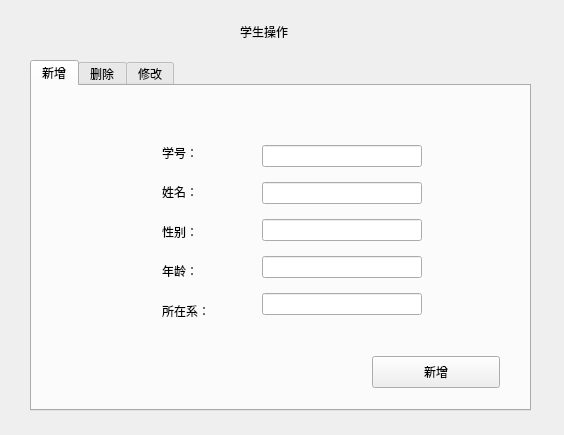
<?xml version="1.0" encoding="UTF-8"?>
<ui version="4.0">
 <class>stu_set</class>
 <widget class="QWidget" name="stu_set">
  <property name="geometry">
   <rect>
    <x>0</x>
    <y>0</y>
    <width>564</width>
    <height>435</height>
   </rect>
  </property>
  <property name="windowTitle">
   <string>Form</string>
  </property>
  <widget class="QTabWidget" name="tabWidget">
   <property name="geometry">
    <rect>
     <x>30</x>
     <y>60</y>
     <width>501</width>
     <height>351</height>
    </rect>
   </property>
   <property name="currentIndex">
    <number>0</number>
   </property>
   <widget class="QWidget" name="tab">
    <attribute name="title">
     <string>新增</string>
    </attribute>
    <widget class="QWidget" name="verticalLayoutWidget">
     <property name="geometry">
      <rect>
       <x>230</x>
       <y>50</y>
       <width>160</width>
       <height>191</height>
      </rect>
     </property>
     <layout class="QVBoxLayout" name="verticalLayout">
      <item>
       <widget class="QLineEdit" name="lineEdit"/>
      </item>
      <item>
       <widget class="QLineEdit" name="lineEdit_2"/>
      </item>
      <item>
       <widget class="QLineEdit" name="lineEdit_3"/>
      </item>
      <item>
       <widget class="QLineEdit" name="lineEdit_4"/>
      </item>
      <item>
       <widget class="QLineEdit" name="lineEdit_5"/>
      </item>
     </layout>
    </widget>
    <widget class="QWidget" name="verticalLayoutWidget_2">
     <property name="geometry">
      <rect>
       <x>130</x>
       <y>50</y>
       <width>98</width>
       <height>191</height>
      </rect>
     </property>
     <layout class="QVBoxLayout" name="verticalLayout_2">
      <item>
       <widget class="QLabel" name="label_2">
        <property name="text">
         <string>学号：</string>
        </property>
       </widget>
      </item>
      <item>
       <widget class="QLabel" name="label_3">
        <property name="text">
         <string>姓名：</string>
        </property>
       </widget>
      </item>
      <item>
       <widget class="QLabel" name="label_5">
        <property name="text">
         <string>性别：</string>
        </property>
       </widget>
      </item>
      <item>
       <widget class="QLabel" name="label_4">
        <property name="text">
         <string>年龄：</string>
        </property>
       </widget>
      </item>
      <item>
       <widget class="QLabel" name="label_6">
        <property name="text">
         <string>所在系：</string>
        </property>
       </widget>
      </item>
     </layout>
    </widget>
    <widget class="QPushButton" name="new_stu">
     <property name="geometry">
      <rect>
       <x>340</x>
       <y>270</y>
       <width>128</width>
       <height>32</height>
      </rect>
     </property>
     <property name="text">
      <string>新增</string>
     </property>
    </widget>
   </widget>
   <widget class="QWidget" name="tab_3">
    <attribute name="title">
     <string>删除</string>
    </attribute>
    <widget class="QWidget" name="verticalLayoutWidget_3">
     <property name="geometry">
      <rect>
       <x>220</x>
       <y>50</y>
       <width>160</width>
       <height>191</height>
      </rect>
     </property>
     <layout class="QVBoxLayout" name="verticalLayout_3">
      <item>
       <widget class="QLineEdit" name="lineEdit_6"/>
      </item>
     </layout>
    </widget>
    <widget class="QWidget" name="verticalLayoutWidget_4">
     <property name="geometry">
      <rect>
       <x>110</x>
       <y>50</y>
       <width>98</width>
       <height>191</height>
      </rect>
     </property>
     <layout class="QVBoxLayout" name="verticalLayout_4">
      <item>
       <widget class="QLabel" name="label_7">
        <property name="text">
         <string>学号：</string>
        </property>
       </widget>
      </item>
     </layout>
    </widget>
    <widget class="QPushButton" name="pushButton">
     <property name="geometry">
      <rect>
       <x>330</x>
       <y>270</y>
       <width>128</width>
       <height>32</height>
      </rect>
     </property>
     <property name="text">
      <string>删除</string>
     </property>
    </widget>
   </widget>
   <widget class="QWidget" name="tab_2">
    <attribute name="title">
     <string>修改</string>
    </attribute>
    <widget class="QLabel" name="label_8">
     <property name="geometry">
      <rect>
       <x>90</x>
       <y>40</y>
       <width>71</width>
       <height>61</height>
      </rect>
     </property>
     <property name="text">
      <string>学号：</string>
     </property>
    </widget>
    <widget class="QWidget" name="verticalLayoutWidget_5">
     <property name="geometry">
      <rect>
       <x>170</x>
       <y>40</y>
       <width>181</width>
       <height>61</height>
      </rect>
     </property>
     <layout class="QVBoxLayout" name="verticalLayout_5">
      <item>
       <widget class="QLineEdit" name="lineEdit_7"/>
      </item>
     </layout>
    </widget>
    <widget class="QLabel" name="label_9">
     <property name="geometry">
      <rect>
       <x>20</x>
       <y>20</y>
       <width>121</width>
       <height>31</height>
      </rect>
     </property>
     <property name="text">
      <string>请输入学号</string>
     </property>
    </widget>
    <widget class="QLabel" name="label_10">
     <property name="geometry">
      <rect>
       <x>20</x>
       <y>150</y>
       <width>171</width>
       <height>41</height>
      </rect>
     </property>
     <property name="text">
      <string>请输入修改信息</string>
     </property>
    </widget>
    <widget class="QLineEdit" name="lineEdit_8">
     <property name="geometry">
      <rect>
       <x>170</x>
       <y>190</y>
       <width>179</width>
       <height>33</height>
      </rect>
     </property>
    </widget>
    <widget class="QWidget" name="horizontalLayoutWidget">
     <property name="geometry">
      <rect>
       <x>20</x>
       <y>230</y>
       <width>461</width>
       <height>71</height>
      </rect>
     </property>
     <layout class="QHBoxLayout" name="horizontalLayout">
      <item>
       <widget class="QPushButton" name="rename">
        <property name="text">
         <string>修改姓名</string>
        </property>
       </widget>
      </item>
      <item>
       <widget class="QPushButton" name="reage">
        <property name="text">
         <string>修改年龄</string>
        </property>
       </widget>
      </item>
      <item>
       <widget class="QPushButton" name="resex">
        <property name="text">
         <string>修改性别</string>
        </property>
       </widget>
      </item>
      <item>
       <widget class="QPushButton" name="redept">
        <property name="text">
         <string>修改所在系</string>
        </property>
       </widget>
      </item>
     </layout>
    </widget>
   </widget>
  </widget>
  <widget class="QLabel" name="label">
   <property name="geometry">
    <rect>
     <x>240</x>
     <y>20</y>
     <width>108</width>
     <height>24</height>
    </rect>
   </property>
   <property name="text">
    <string>学生操作</string>
   </property>
  </widget>
 </widget>
 <resources/>
 <connections/>
</ui>
